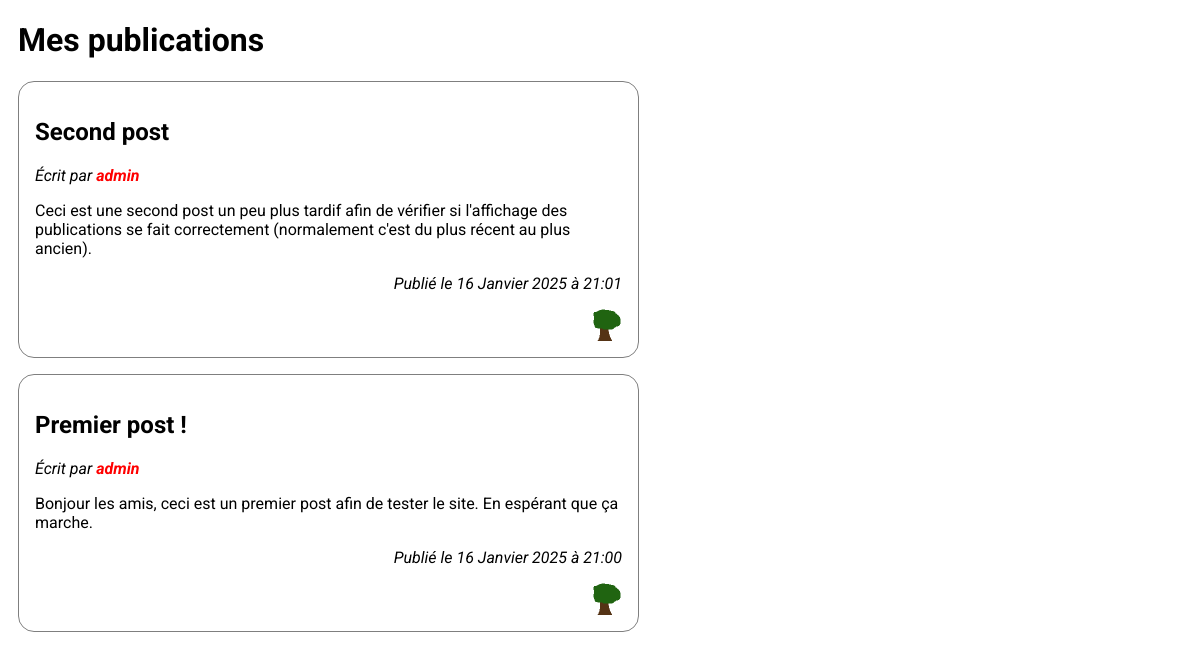
The app's page /php/flux/mes_publications.php (signed in) with its own data.
### tables this page shows
CREATE TABLE `publications` (
  `titre` varchar(50) NOT NULL,
  `auteur` varchar(20) NOT NULL,
  `date_creation` timestamp NOT NULL DEFAULT CURRENT_TIMESTAMP,
  `id` int NOT NULL,
  `contenu` varchar(300) NOT NULL
);

### php/requetes.php (called while the page is built, shortened)
<?php
function creer_pdo() {
  $configs = include('config.php');
  $pdo_source = "mysql:host={$configs['host']};dbname={$configs['dbname']}";
  $pdo = new PDO($pdo_source, $configs['username'], $configs['password']);
  return $pdo;
}
function faire_requete_sql($sql) {
  $pdo = creer_pdo();
  $requete = $pdo->prepare($sql);
  $requete->execute();
  return $requete;
}
?>

### php/flux/date.php (called while the page is built, shortened)
<?php
function obtenir_mois_francais($mois) {
  $mois_anglais = array(
    "January", "February", "March", "April", "May", "June", "July",
    "August", "September", "October", "November", "Décember"
  );
  $mois_francais = array(
    "Janvier", "Février", "Mars", "Avril", "Mai", "Juin", "Juillet",
    "Août", "Septembre", "Octobre", "Novembre", "Décembre"
  );
  $indice = array_search($mois, $mois_anglais);
  return $mois_francais[$indice];
}
function obtenir_date($date_brute, $heure_incluse=false) {
  $longueur_date = strlen('YYYY-MM-DD');
  $sans_heures = substr($date_brute, 0, $longueur_date);
  $date_creation = DateTime::createFromFormat('Y-m-d', $sans_heures);
  $sortie = explode(' ', $date_creation->format('j F Y'));
  $sortie[1] = obtenir_mois_francais($sortie[1]);
  if ($heure_incluse) {
    $sortie[] = 'à ' . substr($date_brute, $longueur_date + 1, strlen('hh:mm'));
  }
  return join(' ', $sortie);
}
?>

### php/flux/affichage_publications.php (the view, shortened to what this page needs)
<?php
function afficher_publication($publication, $i) {
  require_once('date.php');
  echo "
    <div class=\"publication\">
    <h2>{$publication['titre']}</h2>
    <p style=\"font-style: italic\">Écrit par <strong>
  ";
  $auteur = $publication['auteur'];
  if ($auteur === 'admin') {
    echo "<span style=\"color: red\">$auteur</span>";
  } else {
    echo $auteur;
  }
  $date = obtenir_date($publication['date_creation'], true);
  echo "
    </strong>
    </p>
    <p class=\"contenu\">{$publication['contenu']}</p>
    <p class=\"sous_texte\">Publié le {$date}</p>
    <div class=\"contenu_like\" align=\"right\">
      <img id=\"like$i\" style=\"vertical-align: middle\" alt=\"Photo de profil\" src=\"../../static/sans_like.png\">
      <button class=\"bouton_like\" onclick=\"changer_image_bouton('like$i')\"></button>
    </div>
  </div>
  ";
}
function afficher_publications($predicat, $message_si_vide="", $message_si_rempli="") {
  require('../requetes.php');
  $requete = faire_requete_sql("SELECT * FROM publications");
  $publications = $requete->fetchAll();
  $publications_ordonnees = array_reverse($publications);
  $publications_filtrees = array_filter($publications_ordonnees, $predicat);
  foreach (array_values($publications_filtrees) as $i => $publication) {
    afficher_publication($publication, $i);
  }
}
?>

### php/flux/mes_publications.php (shortened to what this page needs)
<!DOCTYPE html>
<html lang="fr">
  <head>
    <link rel="stylesheet" href="../../css/flux.css">
  </head>
  <body>
    <?php
    $identifiant = $_COOKIE['identifiant'];
    echo "<h1>Mes publications</h1>";
    require('affichage_publications.php');
    afficher_publications(
      function($p) use ($identifiant) {
        return $p['auteur'] === $identifiant;
      },
      "Vous n'avez rien publié pour le moment."
    );
    ?>
  </body>
</html>

### css/flux.css (style rules this page uses)
:root { --taille_texte_bouton: 16px; }
body { font-family: 'Roboto', serif; padding-left: 10px; }
.publication { border: 1px solid rgba(0, 0, 0, 0.5); padding: 1em; margin-bottom: 1em; max-width: 50%; border-radius: 1em; }
.sous_texte { text-align: right; font-style: italic; }
.contenu_like { position: relative; }
.contenu_like img { width: 2em; height: auto; }

### records on screen
publications: titre "Second post", auteur "admin", contenu "Ceci est une second post un peu plus tardif afin de vérifier si l'affichage des publications se fait correctement (normalement c'est du plus récent au plus ancien).", date_creation "16 Janvier 2025 à 21:01"
publications: titre "Premier post !", auteur "admin", contenu "Bonjour les amis, ceci est un premier post afin de tester le site. En espérant que ça marche.", date_creation "16 Janvier 2025 à 21:00"
